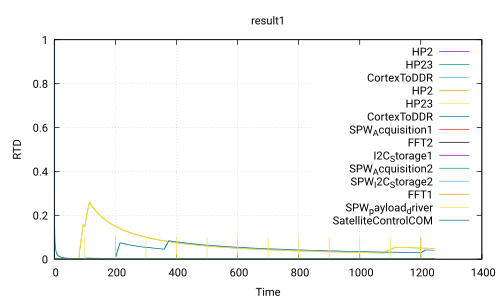

This figure's gnuplot source:
 set title 'result1'
 set ylabel 'RTD'
 set xlabel 'Time'
 set grid
 set term pdf
 set output 'Use_case_DoubleCamera_noSafety.ATIPPIC0.executable360.0_20.0.pdf'
 plot 'Use_case_DoubleCamera_noSafety.ATIPPIC0.executable360.0_20.0.csv' using 1:2 with lines title 'HP2','Use_case_DoubleCamera_noSafety.ATIPPIC0.executable360.0_20.0.csv' using 1:3 with lines title 'HP23','Use_case_DoubleCamera_noSafety.ATIPPIC0.executable360.0_20.0.csv' using 1:4 with lines title 'CortexToDDR','Use_case_DoubleCamera_noSafety.ATIPPIC0.executable360.0_20.0.csv' using 1:5 with lines title 'HP2','Use_case_DoubleCamera_noSafety.ATIPPIC0.executable360.0_20.0.csv' using 1:6 with lines title 'HP23','Use_case_DoubleCamera_noSafety.ATIPPIC0.executable360.0_20.0.csv' using 1:7 with lines title 'CortexToDDR','Use_case_DoubleCamera_noSafety.ATIPPIC0.executable360.0_20.0.csv' using 1:8 with lines title 'SPW_Acquisition1','Use_case_DoubleCamera_noSafety.ATIPPIC0.executable360.0_20.0.csv' using 1:9 with lines title 'FFT2','Use_case_DoubleCamera_noSafety.ATIPPIC0.executable360.0_20.0.csv' using 1:10 with lines title 'I2C_Storage1','Use_case_DoubleCamera_noSafety.ATIPPIC0.executable360.0_20.0.csv' using 1:11 with lines title 'SPW_Acquisition2','Use_case_DoubleCamera_noSafety.ATIPPIC0.executable360.0_20.0.csv' using 1:12 with lines title 'SPW_I2C_Storage2','Use_case_DoubleCamera_noSafety.ATIPPIC0.executable360.0_20.0.csv' using 1:13 with lines title 'FFT1','Use_case_DoubleCamera_noSafety.ATIPPIC0.executable360.0_20.0.csv' using 1:14 with lines title 'SPW_payload_driver','Use_case_DoubleCamera_noSafety.ATIPPIC0.executable360.0_20.0.csv' using 1:15 with lines title 'SatelliteControlCOM'
